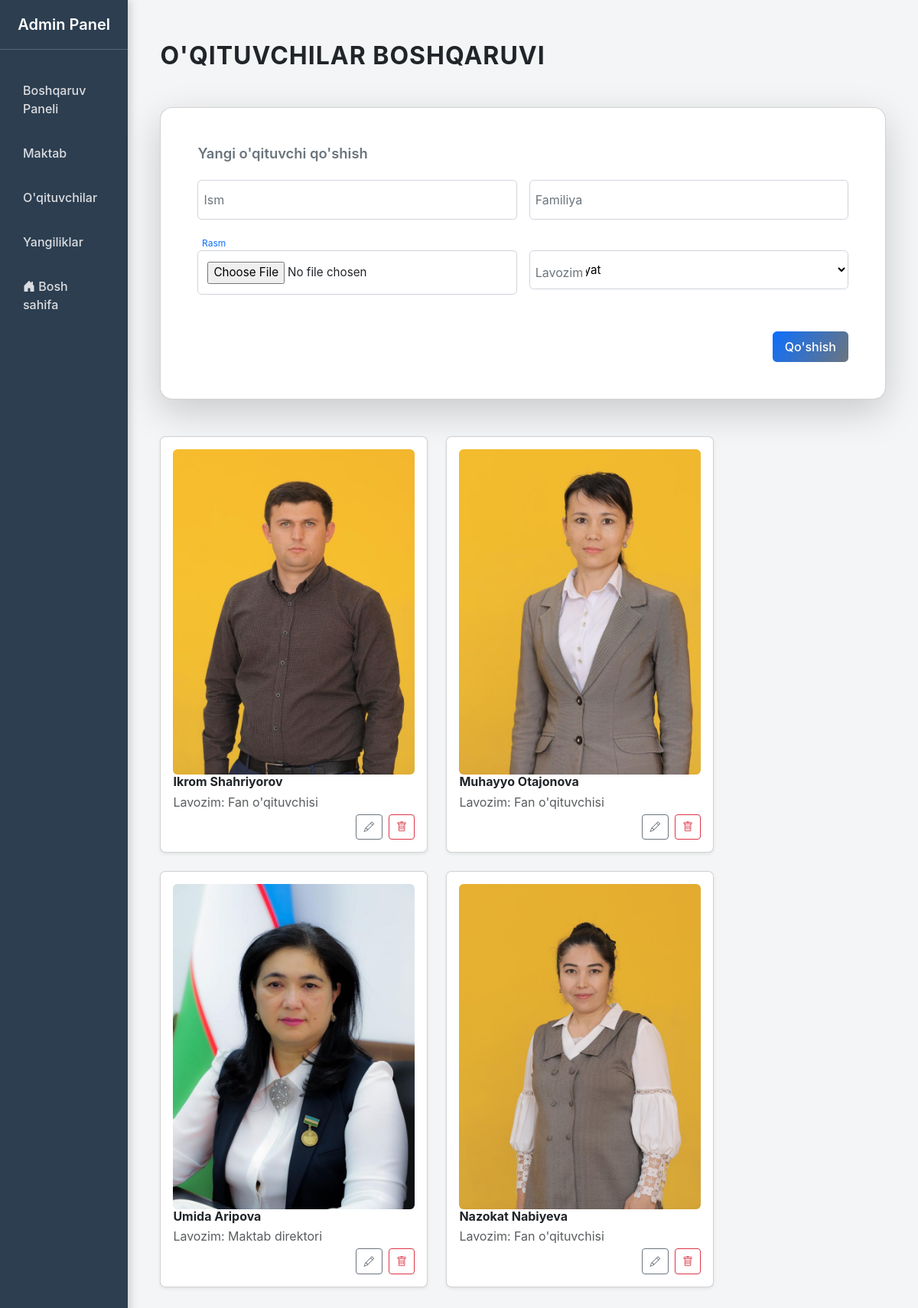
The app's page /admin-panel/teachers/ (signed in) with its own data.
### mysite/models.py (models this page shows, shortened)
class Teacher(models.Model):
    name = models.CharField(max_length=155, verbose_name="Ism")
    surname = models.CharField(max_length=100, null=True, blank=True, verbose_name="Familiya")
    image = models.ImageField(upload_to='images/', verbose_name="Rasm")
    category = models.ForeignKey(
        Category,
        on_delete=models.SET_NULL,
        null=True,
        blank=True,
        related_name='teachers',
        verbose_name="Ustozlar guruhi"
    )

class Category(models.Model):
    name = models.CharField(max_length=155)
    def __str__(self):
        return self.name

### mysite/views.py (the view)
    def wrapper(request, *args, **kwargs):
        if not request.session.get('admin_logged'):
            return redirect('admin_login')
        return view_func(request, *args, **kwargs)

### mysite/forms.py
class TeacherForm(forms.ModelForm):
    class Meta:
        model = Teacher
        fields = ['name', 'surname', 'image', 'category']

### mysite/views.py (called while the page is built)
def admin_required(view_func):
    def wrapper(request, *args, **kwargs):
        if not request.session.get('admin_logged'):
            return redirect('admin_login')
        return view_func(request, *args, **kwargs)
    return wrapper

@admin_required
def admin_teachers(request):
    return render(request, 'admin_panel/teachers.html', {
        'teachers': Teacher.objects.select_related('category').all(),
        'form': TeacherForm(),
        'categories': Category.objects.all(),
    })

### templates/admin_panel/teachers.html (shortened to what this page needs)
{% extends 'admin_panel/base_admin.html' %}
{% block content %}
<div class="container-fluid py-4">
    <h2 class="mb-5 fw-bold text-dark text-uppercase" style="letter-spacing: 1px;">O'qituvchilar boshqaruvi</h2>
    <div class="card shadow-lg rounded-4 mb-5 p-5 bg-white teacher-form-card">
        <h5 class="fw-semibold mb-4 text-secondary">Yangi o'qituvchi qo'shish</h5>
        <form method="POST" action="{% url 'admin_add_teacher' %}" enctype="multipart/form-data"
            class="teacher-form row g-3">
            <div class="form-group col-md-6">
                <input type="text" name="name" id="id_name" placeholder="" required>
                <label for="id_name">Ism</label>
            </div>
            <div class="form-group col-md-6">
                <input type="text" name="surname" id="id_surname" placeholder="" required>
                <label for="id_surname">Familiya</label>
            </div>
            <div class="form-group col-md-6">
                <input type="file" name="image" id="id_image">
                <label for="id_image">Rasm</label>
            </div>
            <div class="form-group col-md-6">
                <select name="category" id="id_category" required>
                    {% for cat in categories %}
                    <option value="{{ cat.id }}">{{ cat.name }}</option>
                    {% endfor %}
                </select>
                <label for="id_category">Lavozim</label>
            </div>
            <div class="col-12 text-end mt-4">
                <button type="submit" class="btn btn-gradient">Qo'shish</button>
            </div>
        </form>
    </div>
    <div class="teacher-cards d-flex flex-wrap gap-4">
        {% for teacher in teachers %}
        <div class="card shadow-sm teacher-card p-3 flex-fill" style="min-width: 280px; max-width: 350px;">
            {% if teacher.image %}
            <img src="{{ teacher.image.url }}" style="height: 425px;" class="w-100 rounded" alt="Teacher photo">
            {% endif %}
            <h6 class="fw-bold mb-1">{{ teacher.name }} {{ teacher.surname }}</h6>
            <p class="text-muted mb-1">Lavozim: {{ teacher.category|default:"Yo'q" }}</p>
            <div class="d-flex justify-content-end gap-2">
                <a href="{% url 'admin_edit_teacher' teacher.id %}" class="btn btn-outline-secondary btn-sm"
                    title="Tahrirlash">
                    <i class="bi bi-pencil"></i>
                </a>
                <a href="{% url 'admin_delete_teacher' teacher.id %}" class="btn btn-outline-danger btn-sm"
                    title="O'chirish" onclick="return confirm('Ushbu o\'qituvchini o\'chirmoqchimisiz?');">
                    <i class="bi bi-trash"></i>
                </a>
            </div>
        </div>
        {% empty %}
        <p class="text-muted text-center w-100">O'qituvchilar mavjud emas</p>
        {% endfor %}
    </div>
</div>
{% endblock %}

### templates/admin_panel/base_admin.html (style rules this page uses)
body { background-color: #f4f5f7; font-family: 'Inter', 'Segoe UI', Tahoma, Geneva, Verdana, sans-serif; color: #212529; }
.card { border-radius: 12px; box-shadow: 0 6px 20px rgba(0, 0, 0, 0.1); transition: transform 0.2s, box-shadow 0.3s; }
.btn { transition: all 0.3s ease; }
.btn-gradient { background: linear-gradient(120deg, #0d6efd, #6c757d); color: #fff; border: none; }

### templates/admin_panel/teachers.html (style rules this page uses)
body { background-color: #f4f5f7; font-family: 'Inter', 'Segoe UI', sans-serif; color: #212529; }
.teacher-form-card { transition: transform 0.2s, box-shadow 0.3s; }
.teacher-form .form-group { position: relative; margin-bottom: 1.5rem; }
.teacher-form input, .teacher-form textarea, .teacher-form select { width: 100%; padding: 0.85rem 0.75rem; border: 1px solid #ced4da; border-radius: 0.35rem; background: #fff; font-size: 0.95rem; transition: all 0.3s; }
.teacher-form label { position: absolute; top: 50%; left: 0.75rem; transform: translateY(-50%); background: #fff; padding: 0 0.25rem; color: #6c757d; pointer-events: none; transition: all 0.3s; }
.teacher-form input:focus+label, .teacher-form input:not(:placeholder-shown)+label, .teacher-form textarea:focus+label, .teacher-form textarea:not(:placeholder-shown)+label, .teacher-form select:focus+label { top: -0.6rem; left: 0.6rem; font-size: 0.75rem; color: #0d6efd; }
.btn-gradient { background: linear-gradient(120deg, #0d6efd, #6c757d); color: #fff; border: none; padding: 0.5rem 1rem; border-radius: 0.35rem; font-weight: 500; transition: all 0.3s ease; cursor: pointer; }
.teacher-cards { display: flex; flex-wrap: wrap; gap: 1.5rem; }
.teacher-card { border-radius: 0.45rem; transition: transform 0.2s, box-shadow 0.3s; background: #fff; }
.btn-sm { font-size: 0.85rem; padding: 0.35rem 0.6rem; }
.btn-outline-danger { border-color: #dc3545; color: #dc3545; transition: all 0.3s ease; }
.btn-outline-secondary { border-color: #6c757d; color: #6c757d; transition: all 0.3s ease; }
h2 { font-size: 2rem; }
h5 { font-size: 1.15rem; color: #495057; }

### records on screen
Teacher: image (picture), name "Ikrom", surname "Shahriyorov", category "Fan o'qituvchisi"
Teacher: image (picture), name "Muhayyo", surname "Otajonova", category "Fan o'qituvchisi"
Teacher: image (picture), name "Umida", surname "Aripova", category "Maktab direktori"
Teacher: image (picture), name "Nazokat", surname "Nabiyeva", category "Fan o'qituvchisi"

### other values on screen
form field category "Rahbariyat"
